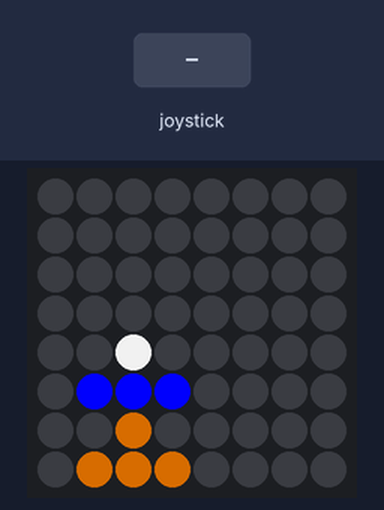
Bench run of a program on a simulated Raspberry Pi (BCM pin numbers) with a Sense HAT. On the bench: the Sense HAT's 8×8 RGB LED matrix. The inputs (shaded band) are chosen by the test bench. What the program prints to the terminal is not drawn.

Above: at 1.2 s.

The program:

mariojumps.py
```python
from sense_hat import SenseHat
import sys
import time
import random
sense = SenseHat()
sense.set_imu_config(False, False, False)

def main():
    sense.clear()
    sense.set_pixel(1,7,139,69,19)
    sense.set_pixel(2,7,139,69,19)
    sense.set_pixel(2,6,139,69,19)
    sense.set_pixel(3,7,139,69,19)
    sense.set_pixel(3,5,0,0,255)
    sense.set_pixel(2,5,0,0,255)
    sense.set_pixel(1,5,0,0,255)
    sense.set_pixel(2,4,211,211,211)


    while True:
        event = sense.stick.wait_for_event(emptybuffer=True)
        if(event.action == "released" and event.direction == "up"):
            print("Pushed up!")
            list = sense.get_pixels()
            print(list)


        elif(event.action == "released" and event.direction == "down"):
            print("Pushed down!")
        elif(event.action == "released" and event.direction =="left"):
            print("Pushed left")
        elif(event.action == "released" and event.direction == "right"):
            print("Pushed right")


try:
    main()
except (KeyboardInterrupt, SystemExit):
    print('Programma sluiten')
finally:
    print('Opkuisen van de matrix')
    sense.clear()
    sys.exit()
```
